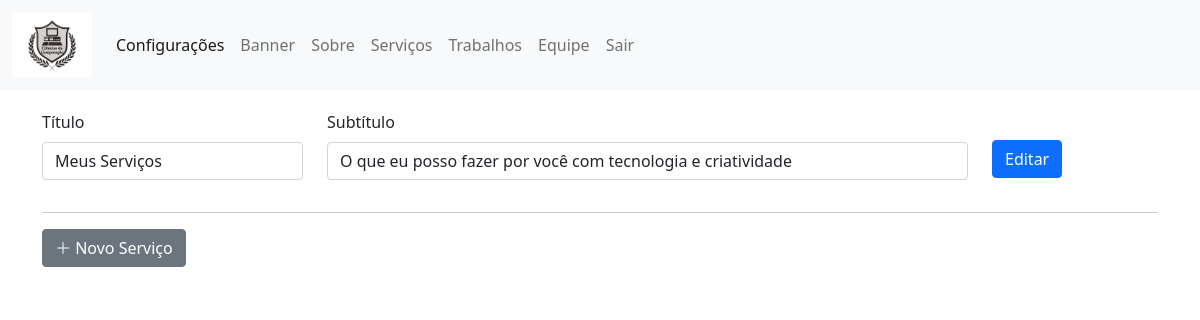
The page /sistema/painel/servicos.php (signed in) on the database its author committed.
### tables this page shows
CREATE TABLE `config` (
  `id` int(11) NOT NULL,
  `nome` varchar(80) NOT NULL,
  `email` varchar(50) NOT NULL,
  `senha` varchar(50) NOT NULL,
  `telefone` varchar(20) DEFAULT NULL,
  `endereco` varchar(100) DEFAULT NULL,
  `logo` varchar(80) NOT NULL,
  `icone` varchar(80) NOT NULL,
  `instagram` varchar(80) DEFAULT NULL,
  `twitter` varchar(80) DEFAULT NULL,
  `linkedin` varchar(80) DEFAULT NULL,
  `facebook` varchar(80) DEFAULT NULL,
  `youtube` varchar(80) DEFAULT NULL,
  `cor` varchar(20) DEFAULT NULL,
  `titulo_servicos` varchar(50) DEFAULT NULL,
  `subtitulo_servicos` varchar(255) DEFAULT NULL,
  `titulo_trabalhos` varchar(50) DEFAULT NULL,
  `subtitulo_trabalhos` varchar(255) DEFAULT NULL,
  `titulo_equipe` varchar(50) DEFAULT NULL,
  `subtitulo_equipe` varchar(255) DEFAULT NULL,
  `titulo_contato` varchar(50) DEFAULT NULL,
  `subtitulo_contato` varchar(255) DEFAULT NULL,
  `texto_rodape` varchar(1000) DEFAULT NULL
);

### sistema/conexao.php (called while the page is built, shortened)
<?php
$usuario = 'root';
$senha = '';
$banco = 'portfolio';
$servidor = 'localhost';
try {
	$pdo = new PDO("mysql:dbname=$banco;host=$servidor;charset=utf8", "$usuario", "$senha");
} catch (Exception $e) {
	echo 'Erro ao conectar com o Banco de Dados!';
	echo '<br>';
	echo $e;
}
$nome_sistema = 'Projetos';
$email_sistema = 'vinisenai177@gmail.com';
$telefone_sistema = '(11)91310-5016';
$endereco_sistema = '';
$senha_sistema = '123';
$query = $pdo->query("SELECT * FROM config");
$res = $query->fetchAll(PDO::FETCH_ASSOC);
$total_reg = @count($res);
if($total_reg == 0){
	$pdo->query("INSERT INTO config SET nome = '$nome_sistema', email = '$email_sistema',
	senha = '$senha_sistema', telefone = '$telefone_sistema', endereco = '$endereco_sistema',
	logo = 'logo.png', icone = 'icone.png', cor = '#00c1c1', titulo_contato = 'Contate-nos',
	subtitulo_contato = 'Preencha os Campos abaixo para entrar em contato conosco!'");
}else{
$titulo_servicos = $res[0]['titulo_servicos'];
$subtitulo_servicos = $res[0]['subtitulo_servicos'];
}
 ?>

### sistema/painel/servicos.php (the view, shortened to what this page needs)
<?php
require_once('../conexao.php');
require_once("cabecalho.php");
?>
<form id="form-config">
	<div class="row">
		<div class="col-md-3">
			<div class="mb-3">
				<label for="exampleFormControlInput1" class="form-label">Título</label>
				<input name="titulo" type="text" class="form-control" placeholder="Título Serviços" value="<?php echo $titulo_servicos ?>" required>
			</div>
		</div>
		<div class="col-md-7 col-9">
			<div class="mb-3">
				<label for="exampleFormControlInput1" class="form-label">Subtítulo</label>
				<input name="subtitulo" type="text" class="form-control" placeholder="Subtítulo se Houver" value="<?php echo $subtitulo_servicos ?>">
			</div>
		</div>
		<div class="col-md-2 col-3" style="margin-top: 30px">
			<button class="btn btn-primary" type="submit">Editar</button>
		</div>
	</div>
</form>
<hr>
<a class="btn btn-secondary" onclick="inserir()" class="btn btn-primary btn-flat btn-pri"><i class="bi bi-plus-lg"></i> Novo Serviço</a>
<div class="bs-example widget-shadow" style="padding:15px" id="listar">
</div>

### rows shown on the page
config: titulo "Meus Serviços", subtitulo "O que eu posso fazer por você com tecnologia e criatividade"
